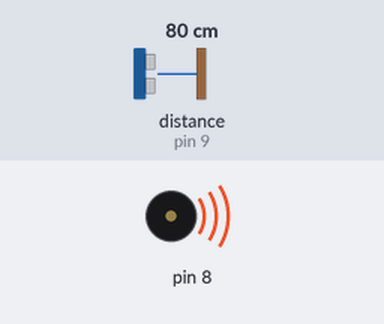
A sketch run on a simulated Arduino Uno, built with avr-gcc and run on an emulated ATmega328P. Parts: buzzer (waves = sounding). Wiring (inferred from the names in the program): ultrasonic range finder: trigger pin 7; echo pin 9. The inputs (shaded band) are chosen by the test bench; at power-on: distance to the obstacle (sensor on pin 9) 80 cm. The echo pulse lasts 58.3 µs per cm.

Above: at 0.1 s.
Timing chart, 0 to 1.6 s (numbered marks = the images above):
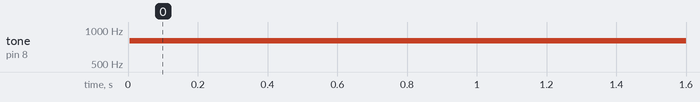

The sketch:

melody_distance.ino
```cpp
 const int Trig = 7;
 const int Echo = 9;
  unsigned int time_us=0;
  unsigned int distance_sm=0;

  void readDistance()
{
  digitalWrite(Trig, HIGH); // Подаем сигнал на выход микроконтроллера
  delayMicroseconds(10); // Удерживаем 10 микросекунд
  digitalWrite(Trig, LOW); // Затем убираем
  time_us=pulseIn(Echo, HIGH); // Замеряем длину импульса
  distance_sm=time_us/58; // Пересчитываем в сантиметры
  //distance_sm;
}

void setup() {
  // put your setup code here, to run once:
  pinMode(Trig,OUTPUT);
  pinMode(Echo,INPUT);
Serial.begin(9600);
}

void loop() {
  // put your main code here, to run repeatedly:
readDistance();
//Serial.print("Distance =   ");
//Serial.println(distance_sm);
tone(8,(distance_sm*10));
delay(20);
//noTone(8);
//delay(5);
}
```

Measured:
- by itself, tone on pin 8: silent → 800 Hz at 0.01 s
